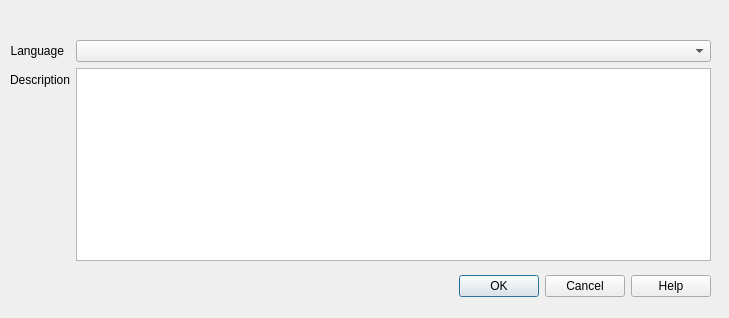
<?xml version="1.0" encoding="UTF-8"?>
<ui version="4.0">
 <class>CMdfDescription</class>
 <widget class="QDialog" name="CMdfDescription">
  <property name="geometry">
   <rect>
    <x>0</x>
    <y>0</y>
    <width>729</width>
    <height>318</height>
   </rect>
  </property>
  <property name="windowTitle">
   <string>Dialog</string>
  </property>
  <widget class="QDialogButtonBox" name="buttonBox_2">
   <property name="geometry">
    <rect>
     <x>0</x>
     <y>270</y>
     <width>711</width>
     <height>32</height>
    </rect>
   </property>
   <property name="orientation">
    <enum>Qt::Horizontal</enum>
   </property>
   <property name="standardButtons">
    <set>QDialogButtonBox::Cancel|QDialogButtonBox::Help|QDialogButtonBox::Ok</set>
   </property>
   <property name="centerButtons">
    <bool>false</bool>
   </property>
  </widget>
  <widget class="QWidget" name="formLayoutWidget">
   <property name="geometry">
    <rect>
     <x>10</x>
     <y>40</y>
     <width>701</width>
     <height>221</height>
    </rect>
   </property>
   <layout class="QFormLayout" name="formLayout">
    <item row="0" column="0">
     <widget class="QLabel" name="label">
      <property name="text">
       <string>Language</string>
      </property>
      <property name="alignment">
       <set>Qt::AlignRight|Qt::AlignTrailing|Qt::AlignVCenter</set>
      </property>
     </widget>
    </item>
    <item row="1" column="0">
     <widget class="QLabel" name="label_2">
      <property name="text">
       <string>Description</string>
      </property>
      <property name="alignment">
       <set>Qt::AlignRight|Qt::AlignTrailing|Qt::AlignVCenter</set>
      </property>
     </widget>
    </item>
    <item row="0" column="1">
     <widget class="QComboBox" name="comboBox"/>
    </item>
    <item row="1" column="1">
     <widget class="QTextEdit" name="textEdit"/>
    </item>
   </layout>
  </widget>
 </widget>
 <resources/>
 <connections/>
</ui>
